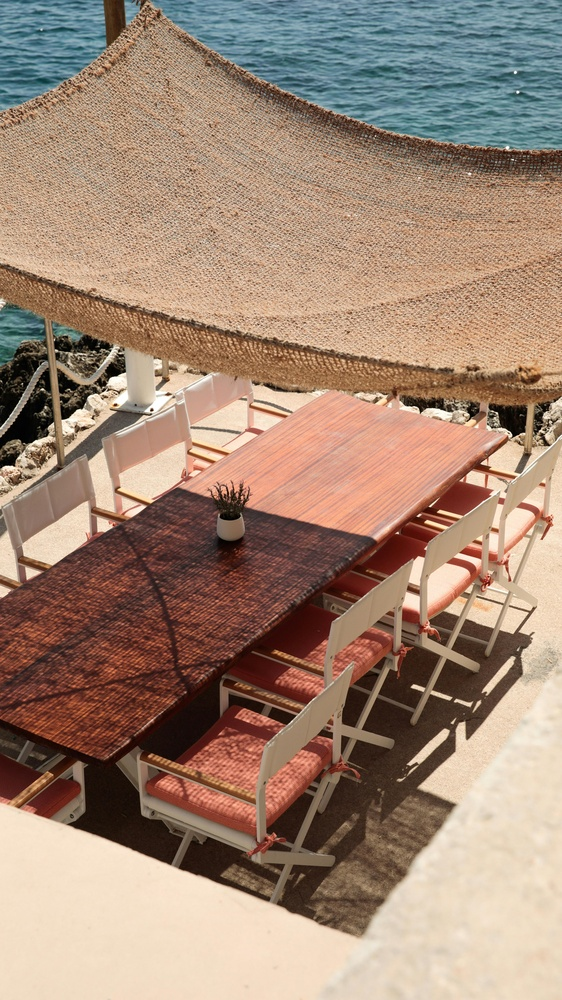
#> input picture images/bench.jpg, 562 x 1000 px, shrunk from 3780 x 6720 before the run
$ jupyter execute 10_split_img.ipynb
#> lines starting #> are read from the running program, lines starting #| are printed output that depends on the picture
# 10 영상 분할 및 특징 처리
영상 처리 및 컴퓨터 비전 응용에서 자주 사용되는 알고리즘을 소개한다.

# 10.1 허프 변환
직선 검출을 통해서 영상 내에서 공간 구조 분석에 유용하다. 직선 검출 방법 중에서 가장 널리 사용되는 것이 허프 변환이다. 허프변환은 영상내의 선, 원뿐만 아니라 임의의 형태를 지닌 물체를 감지해 내는 대표적인 기술로서 데이터 손실 및 왜곡이 포함된 영상에서도 직선을 잘 검출한다.

## 10.1.1 허프 변환의 좌표계
허프 변환은 영상에서 에지로 인지되는 좌표들을 직교좌표계에서 극좌표계로 변환아여 검출하고자 하는 물체의 파라미터를 추출하는 방법이다. 왜 좌표계를 변환하냐면 직교 좌표계에서는 수직선 일 때는 기울기가 무한대가 될 수 있고 검출되는 직선의 간격이 동일하지 않아서 검출 속도와 정확성에 문제가 된다.

## 10.1.2 허프 변환의 전체 과정
1. 극 좌표계에서 누적 행렬 구성
2. 영상 화소의 직선 검사
3. 직선 좌표에 대한 극좌표 누적 행렬 구성
4. 누적 행렬의 지역 최댓값 선정
5. 직선 선별 - 임계값 이상인 누적값 선택 및 정렬

## 10.1.3 직선 누적 행렬 구성
누적 행렬은 검출된 직선을 극좌표로 인덱싱해서 값을 누적하기 위한 것이다. 누적 행렬의 크기는 거리 간격과 각도 간격에 따라 조절되며, 둘의 간격이 작을수록 행렬의 크기가 커져서 해상도가 높아진다.
다음으로 직선 검사를 진행 하는데 이진화나 모폴로지와 같은 다양한 전처리로 잡음을 제거하고 직선 성분을 검출한다. 이진 영상을 입력 영상으로 사용하고 0보다 큰 화소를 직선으로 간주한다.
그리고 직교 좌표계에서 직선 상에 있던 점들은 극좌표로 가면 곡선이 된다. 그런 이유는 직교 좌표계에서 그 점을 지나는 모든 직선을 표현하기 때문이다. 그리고 직교좌표계에서 한 직선 위에 있던 점들이 극좌표에서 곡선이 되지만 모두 한 점에서 만난다. 그래서 누적 행렬을 구하면 어떤 점에서 만나는지를 알 수 있어서 직선을 검출 해낼 수 있는 것이다. 사실상 누적 행렬은 곡선을 수로 그린 것이거라고 할 수 있는 것이다.

[cell 1]
import numpy as np, cv2, math
import matplotlib.pyplot as plt

[cell 2]
def accumulate(img, rho, theta):
    h, w = img.shape[:2]
    rows, cols = (h+w) * 2 // rho, int(np.pi / theta)
    accumulate = np.zeros((rows, cols), np.int32)

    sin_cos = [(np.sin(t*theta), np.cos(t*theta)) for t in range(cols)]
    pts = np.where(img > 0)

    polars = np.dot(sin_cos, pts).T
    polars = (polars / rho + rows / 2).astype('int')

    for row in polars:
        for t, r in enumerate(row):
            accumulate[r, t] += 1

    return accumulate

## 10.1.4 누적 행렬의 지역 최댓값 선정
누적 행렬에서 누적 값이 임계값 이상인 좌표를 가져와야 하는데 비슷한 위치에 비슷한 각도로 직선들이 그려지고 다른 위치의 직선은 임계갓ㅂ 이상이여도 한 곳에서 너무 많은 직선을 검출해서 검출 순위에서 밀릴 수도 있다. 이 문제를 해결하기 위해서 마스크를 이용한다. 누적 행렬을 작은 블록으로 나누고(이를 마스크라고 한다.) 각 블록에서 가장 큰 값만 보존하고 나머지 값을 제거하는 것이다. 그리고 마스크 내에서 가장 큰 값을 지역 최댓값이라 한다.

[cell 3]
def masking(accumulate, h, w, thresh):
    rows, cols = accumulate.shape[:2]
    rcenter, tcenter = h//2, w//2
    dst = np.zeros(accumulate.shape, np.uint32)

    for y in range(0, rows, h):
        for x in range(0, cols, w):
            roi = accumulate[y:y+h, x:x+w]
            _, max, _, (x0, y0) = cv2.minMaxLoc(roi)
            dst[y+y0, x+x0] = max

    return dst

## 10.1.5 직선(극 좌표) 선택 및 정렬
아래 함수는 중복이 제거된 누적 행렬 원소 중에서 임계값보다 큰 값을 선별해 lines 행렬에 저장한다. 긴 직선이 먼저 저장되도록 누적값을 기준으로 내림차순 정렬을 수행한다.

[cell 4]
def select_lines(acc_dst, rho, theta, thresh):
    rows = acc_dst.shape[0]
    r, t = np.where(acc_dst > thresh)

    rhos = ((r - (rows / 2)) * rho)
    radians = t * theta
    values = acc_dst[r, t]

    idx = np.argsort(values)[::-1]

    lines = np.transpose([rhos, radians])
    lines = lines[idx, :]

    return np.expand_dims(lines, axis=1)

## 10.1.6 최종 완성 프로그램

[cell 5]
def houghLines(src, rho, theta, thresh):
    acc_mat = accumulate(src, rho, theta)
    acc_dst = masking(acc_mat, 7, 3, thresh)
    lines = select_lines(acc_dst, rho, theta, thresh)

    return lines

def draw_houghLines(src, lines, nline):
    dst = cv2.cvtColor(src, cv2.COLOR_GRAY2BGR)
    min_length = min(len(lines), nline)

    for i in range(min_length):
        rho, radian = lines[i, 0, 0:2]
        a, b = math.cos(radian), math.sin(radian)
        pt = (a * rho, b * rho)
        delta = (-1000 * b, 1000 * a)
        pt1 = np.add(pt, delta).astype('int')
        pt2 = np.subtract(pt, delta).astype('int')
        cv2.line(dst, tuple(pt1), tuple(pt2), (0, 255, 0), 2, cv2.LINE_AA)

    return dst

[cell 6]
img = cv2.imread("../images/bench.jpg", cv2.IMREAD_GRAYSCALE)
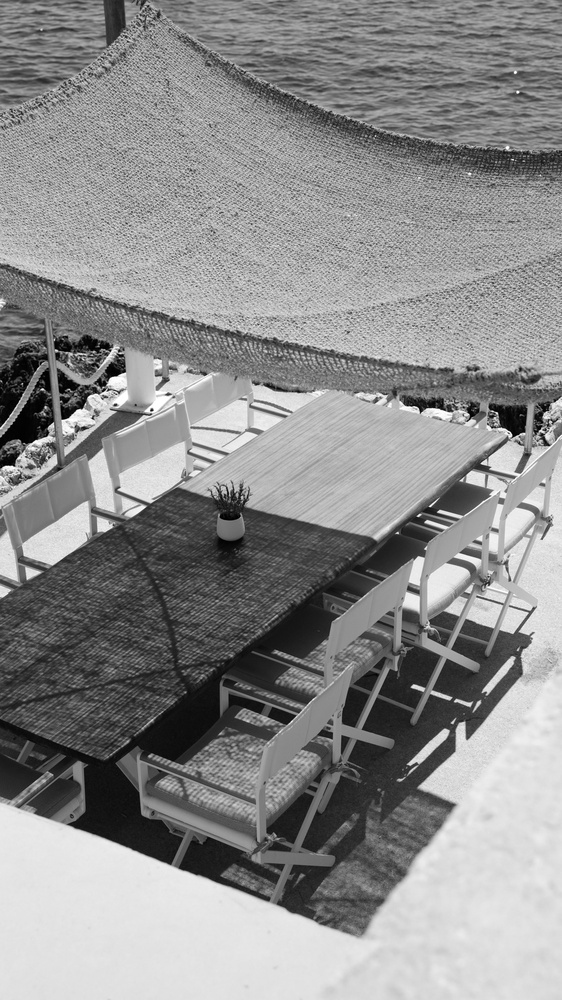
#> img: shape (1000, 562); min 0, max 255, mean 140.5

blur = cv2.GaussianBlur(img, (5, 5), 2, 2)
canny = cv2.Canny(blur, 100, 200, 5)
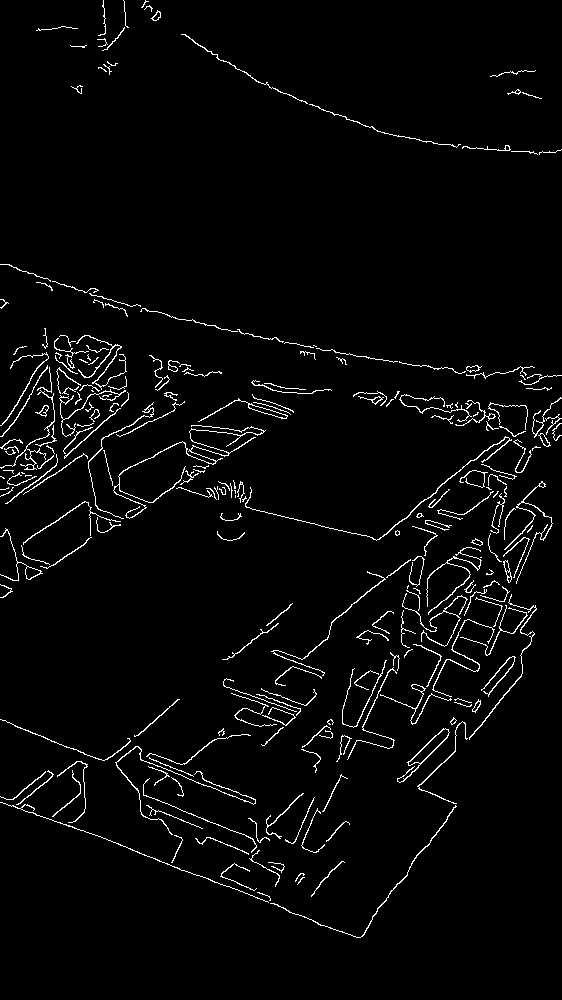
#> canny: shape (1000, 562); 3% white in thin lines or dots

rho, theta = 1, np.pi / 180
lines1 = houghLines(canny, rho, theta, 80)
#> in accumulate, `pts = np.where(img > 0)`: pts = 17061 positions, rows 0 to 937, columns 0 to 561
#> after the loop in accumulate, `for row in polars:`:
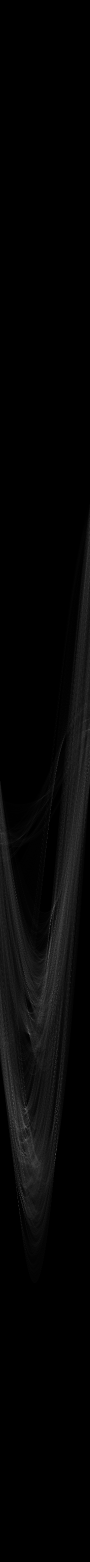
#> accumulate: shape (3124, 180) int32 (shown at 1/2 size); min 0, max 155, mean 5.5
#> after the loop in masking, `for y in range(0, rows, h):`:
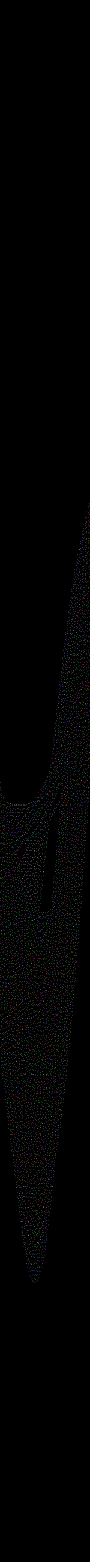
#> dst: shape (3124, 180) uint32 (shown at 1/2 size); 116 distinct labels, from 0 to 155; one colour per label, 0 black
#> in select_lines, `r, t = np.where(acc_dst > thresh)`: r = 103 values from 1541 to 2414; t = 103 values, max 168 at index 1, min 17 at index 43, mean 63.91
#> in select_lines, `rhos = ((r - (rows / 2)) * rho)`: rhos = 103 values from -21 to 852
#> in select_lines, `radians = t * theta`: radians = 103 values, max 2.93 at index 1, min 0.297 at index 43, mean 1.12
#> in select_lines, `values = acc_dst[r, t]`: values = 103 values, max 155 at index 46, min 81 at index 20, mean 96.01
#> in select_lines, `idx = np.argsort(values)[::-1]`: idx = 103 values, max 102 at index 58, min 0 at index 75, mean 51
#> in select_lines, `lines = np.transpose([rhos, radians])`: lines = 103 pairs, first value -21 to 852, second value 0.297 to 2.93
#> in houghLines, `lines = select_lines(acc_dst, rho, theta, thresh)`: lines = 103 rows, first 8: [635, 0.436], [745, 1.94], [656, 0.89], [691, 0.89], [287, 1.75], [505, 1.01], [717, 0.873], [250, 1.88]
#> lines1 has the same summary as lines in houghLines
lines2 = cv2.HoughLines(canny, rho, theta, 80)
#> lines2 = 136 rows, first 8: [746, 1.94], [432, 1.82], [506, 1.01], [656, 0.89], [745, 0.785], [629, 0.436], [677, 0.785], [692, 0.89]
dst1 = draw_houghLines(canny, lines1, 7)
#> in draw_houghLines, `dst = cv2.cvtColor(src, cv2.COLOR_GRAY2BGR)`: dst: shape (1000, 562, 3); 3% white in thin lines or dots
#> in draw_houghLines, `min_length = min(len(lines), nline)`: min_length = 7
#> the loop in draw_houghLines, `for i in range(min_length):` made 7 passes
#> (rho, radian, a, b, pt, delta, pt1, pt2) on passes 1 to 7: (635, 0.436, 0.906, 0.423, (575.5, 268.4), (-422.6, 906.3), [152, 1174], [998, -637]), (745, 1.94, -0.358, 0.934, (-267, 695.5), (-933.6, -358.4), [-1200, 337], [666, 1053]), (656, 0.89, 0.629, 0.777, (412.8, 509.8), (-777.1, 629.3), [-364, 1139], [1189, -119]), (691, 0.89, 0.629, 0.777, (434.9, 537), (-777.1, 629.3), [-342, 1166], [1212, -92]), (287, 1.75, -0.174, 0.985, (-49.84, 282.6), (-984.8, -173.6), [-1034, 108], [934, 456]), (505, 1.01, 0.53, 0.848, (267.6, 428.3), (-848, 529.9), [-580, 958], [1115, -101]), (717, 0.873, 0.643, 0.766, (460.9, 549.3), (-766, 642.8), [-305, 1192], [1226, -93])
#> after the loop in draw_houghLines, `for i in range(min_length):`:
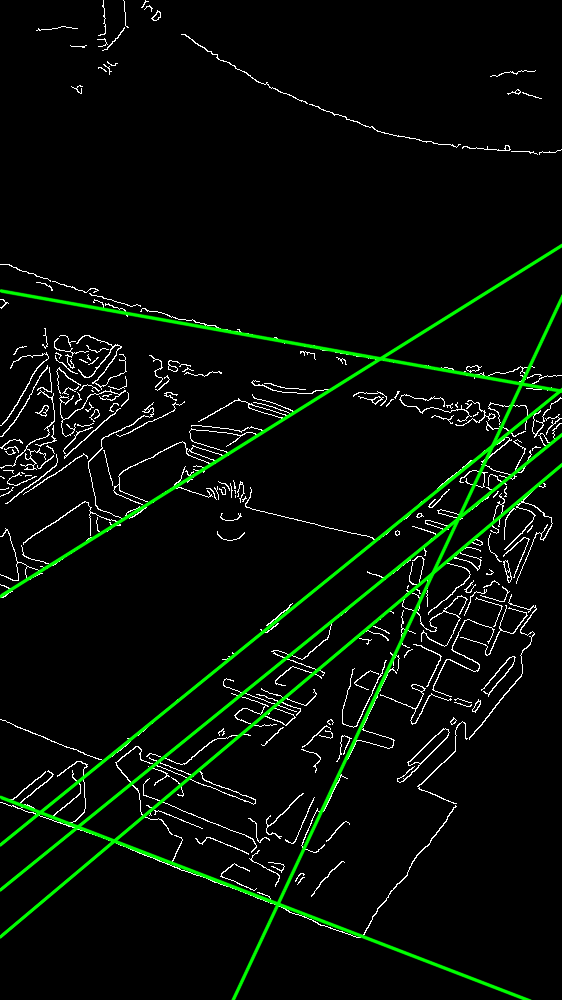
#> dst: shape (1000, 562, 3); mean B, G, R 6.9, 13.9, 6.9
dst2 = draw_houghLines(canny, lines2, 7)
#> call 2 of draw_houghLines, with lines = array of shape (136, 1, 2), nline = 7
#> the loop in draw_houghLines (call 2), `for i in range(min_length):` made 7 passes
#> (rho, radian, a, b, pt, delta, pt1, pt2) on passes 1 to 7: (746, 1.94, -0.358, 0.934, (-267.3, 696.5), (-933.6, -358.4), [-1200, 338], [666, 1054]), (432, 1.82, -0.242, 0.97, (-104.5, 419.2), (-970.3, -241.9), [-1074, 177], [865, 661]), (506, 1.01, 0.53, 0.848, (268.1, 429.1), (-848, 529.9), [-579, 959], [1116, -100]), (656, 0.89, 0.629, 0.777, (412.8, 509.8), (-777.1, 629.3), [-364, 1139], [1189, -119]), (745, 0.785, 0.707, 0.707, (526.8, 526.8), (-707.1, 707.1), [-180, 1233], [1233, -180]), (629, 0.436, 0.906, 0.423, (570.1, 265.8), (-422.6, 906.3), [147, 1172], [992, -640]), (677, 0.785, 0.707, 0.707, (478.7, 478.7), (-707.1, 707.1), [-228, 1185], [1185, -228])
#> after the loop in draw_houghLines (call 2), `for i in range(min_length):`:
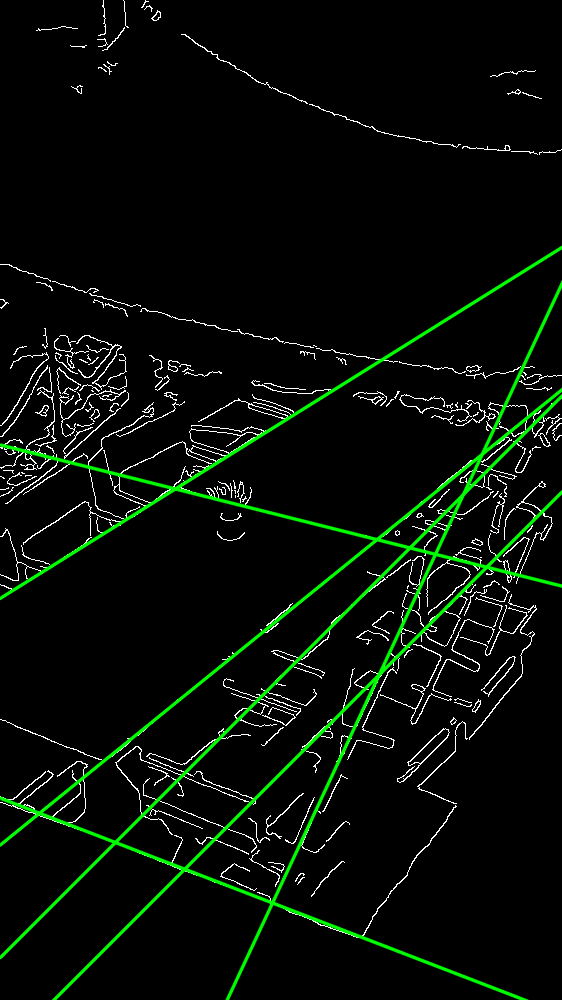
#> dst: shape (1000, 562, 3); mean B, G, R 6.9, 14, 6.9

titles = ['img', 'canny', 'dst1', 'dst2']
fig, axs = plt.subplots(nrows=2, ncols=2)

for ax, title in zip(axs.flat, titles):
    ax.imshow(eval(title), cmap='gray')
    ax.set_title(title)
    ax.axis('off')

plt.tight_layout()
plt.show()
